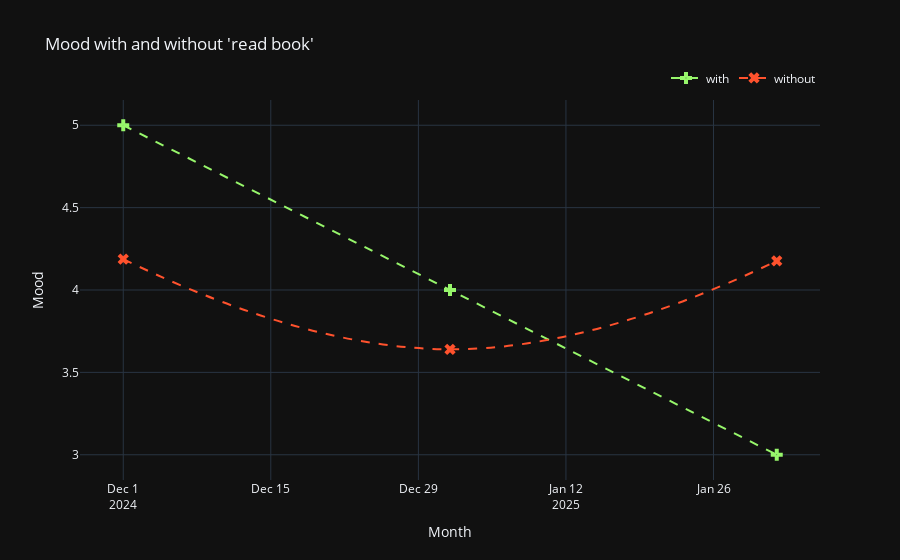

Write notebook code for a chart like this one.
### Code cell
df.mood_change_activity("read book")

### Figure 1 — Plotly figure (JSON) as saved in the notebook; plotly's stock layout.template omitted (floating-point values rounded to 4 significant figures)
{"data": [{"line": {"dash": "dash", "shape": "spline", "smoothing": 1.3}, "marker": {"color": "#97F66B", "size": 10, "symbol": "cross-dot"}, "mode": "lines+markers", "name": "with", "type": "scatter", "x": ["2024-12-01", "2025-01-01", "2025-02-01"], "y": [5, 4, 3]}, {"line": {"dash": "dash", "shape": "spline", "smoothing": 1.3}, "marker": {"color": "#FF522D", "size": 10, "symbol": "x-dot"}, "mode": "lines+markers", "name": "without", "type": "scatter", "x": ["2024-12-01", "2025-01-01", "2025-02-01"], "y": [4.188, 3.64, 4.176]}], "layout": {"legend": {"orientation": "h", "x": 1, "xanchor": "right", "y": 1.02, "yanchor": "bottom"}, "title": {"text": "Mood with and without 'read book'"}, "xaxis": {"title": {"text": "Month"}}, "yaxis": {"title": {"text": "Mood"}}}}
